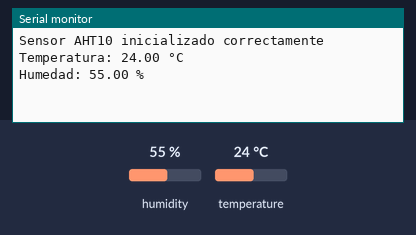
Bench run of a sketch on a simulated Arduino Uno, built with avr-gcc and run on an emulated ATmega328P. Shown: the last lines printed to the serial monitor. The inputs (shaded band) are chosen by the test bench; at power-on: humidity 55 %, temperature 24 °C.

Above: at 2.2 s.
2.3 s: humidity set to 22 %
At 4.7 s:
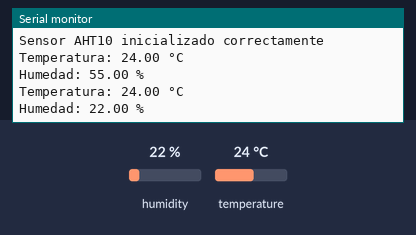
5.1 s: temperature set to 12 °C
At 5.6 s:
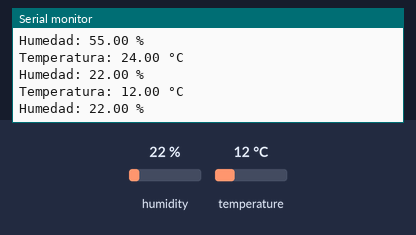
7.9 s: humidity set to 40 %
At 9.8 s:
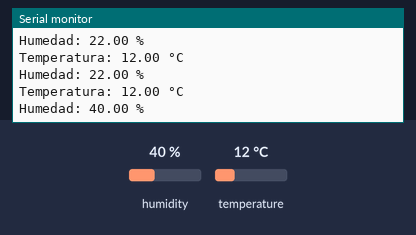
Timing chart, 0 to 11.3 s (numbered marks = the images above; inputs shaded):
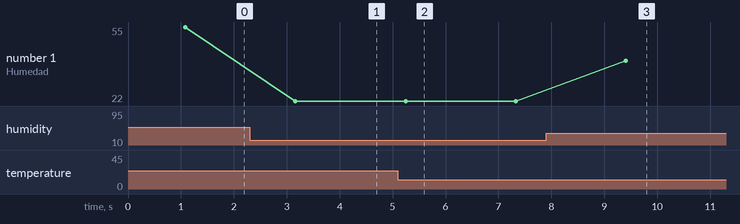

The sketch:

codigodepruebaAHT10-GrupoMiguez.ino
```cpp
#include <Wire.h>
#include <Adafruit_AHT10.h>

// Inicializamos el sensor AHT10
Adafruit_AHT10 aht;

void setup() {
  Serial.begin(115200);  // Iniciar la comunicación serie
  delay(1000);  // Esperar un momento para estabilizar la comunicación

  // Inicializar el sensor AHT10
  if (!aht.begin()) {
    Serial.println("No se pudo encontrar el sensor AHT10");
    while (1);  // Detener el programa si no encuentra el sensor
  }

  Serial.println("Sensor AHT10 inicializado correctamente");
}

void loop() {
  sensors_event_t humidity, temp;

  // Obtenemos las lecturas de temperatura y humedad
  aht.getEvent(&humidity, &temp);

  // Imprimir los valores en el Serial Monitor
  Serial.print("Temperatura: ");
  Serial.print(temp.temperature);
  Serial.println(" °C");

  Serial.print("Humedad: ");
  Serial.print(humidity.relative_humidity);
  Serial.println(" %");

  delay(2000);  // Esperar 2 segundos antes de realizar otra lectura
}
```

Measured:
- after the input at 2.3 s, the serial monitor: prints a new line after 0.86 s (image 1)
- after the input at 5.1 s, the serial monitor: prints a new line after 0.14 s (image 2)
- after the input at 7.9 s, the serial monitor: prints a new line after 1.5 s (image 3)
- plotted number 1: 55 → 22 after the input at 2.3 s, 22 → 40 after the input at 7.9 s
